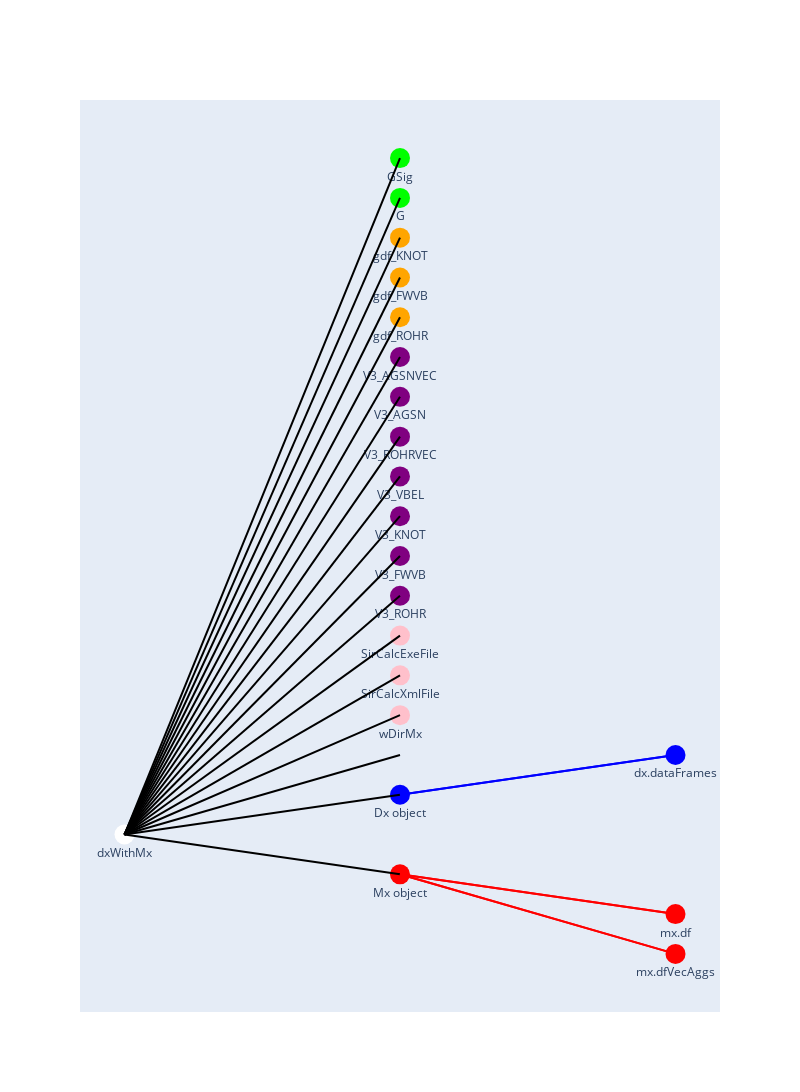

The code cell stored with this chart in its notebook:
### Code cell
import plotly.graph_objects as go

fig = go.Figure()

# Main node
fig.add_trace(go.Scatter(x=[0], y=[0], mode='markers+text', text=['dxWithMx'], textposition='bottom center', marker=dict(size=20, color='white'), name='Main Node'))

# Dx object and its attributes
fig.add_trace(go.Scatter(x=[1], y=[1], mode='markers+text', text=['Dx object'], textposition='bottom center', marker=dict(size=20, color='blue'), name='Dx object'))
fig.add_trace(go.Scatter(x=[2], y=[2], mode='markers+text', text=['dx.dataFrames'], textposition='bottom center', marker=dict(size=20, color='blue'), name='dx.dataFrames'))

# Mx object and its attributes
fig.add_trace(go.Scatter(x=[1], y=[-1], mode='markers+text', text=['Mx object'], textposition='bottom center', marker=dict(size=20, color='red'), name='Mx object'))
fig.add_trace(go.Scatter(x=[2], y=[-2], mode='markers+text', text=['mx.df'], textposition='bottom center', marker=dict(size=20, color='red'), name='mx.df'))
fig.add_trace(go.Scatter(x=[2], y=[-3], mode='markers+text', text=['mx.dfVecAggs'], textposition='bottom center', marker=dict(size=20, color='red'), name='mx.dfVecAggs'))

# Miscellaneous attributes
fig.add_trace(go.Scatter(x=[1], y=[3], mode='markers+text', text=['wDirMx'], textposition='bottom center', marker=dict(size=20, color='pink'), name='wDirMx'))
fig.add_trace(go.Scatter(x=[1], y=[4], mode='markers+text', text=['SirCalcXmlFile'], textposition='bottom center', marker=dict(size=20, color='pink'), name='SirCalcXmlFile'))
fig.add_trace(go.Scatter(x=[1], y=[5], mode='markers+text', text=['SirCalcExeFile'], textposition='bottom center', marker=dict(size=20, color='pink'), name='SirCalcExeFile'))

# pandas-Dfs with Model AND Result Data
fig.add_trace(go.Scatter(x=[1], y=[6], mode='markers+text', text=['V3_ROHR'], textposition='bottom center', marker=dict(size=20, color='purple'), name='V3_ROHR'))
fig.add_trace(go.Scatter(x=[1], y=[7], mode='markers+text', text=['V3_FWVB'], textposition='bottom center', marker=dict(size=20, color='purple'), name='V3_FWVB'))
fig.add_trace(go.Scatter(x=[1], y=[8], mode='markers+text', text=['V3_KNOT'], textposition='bottom center', marker=dict(size=20, color='purple'), name='V3_KNOT'))
fig.add_trace(go.Scatter(x=[1], y=[9], mode='markers+text', text=['V3_VBEL'], textposition='bottom center', marker=dict(size=20, color='purple'), name='V3_VBEL'))
fig.add_trace(go.Scatter(x=[1], y=[10], mode='markers+text', text=['V3_ROHRVEC'], textposition='bottom center', marker=dict(size=20, color='purple'), name='V3_ROHRVEC'))
fig.add_trace(go.Scatter(x=[1], y=[11], mode='markers+text', text=['V3_AGSN'], textposition='bottom center', marker=dict(size=20, color='purple'), name='V3_AGSN'))
fig.add_trace(go.Scatter(x=[1], y=[12], mode='markers+text', text=['V3_AGSNVEC'], textposition='bottom center', marker=dict(size=20, color='purple'), name='V3_AGSNVEC'))

# geopandas-Dfs
fig.add_trace(go.Scatter(x=[1], y=[13], mode='markers+text', text=['gdf_ROHR'], textposition='bottom center', marker=dict(size=20, color='orange'), name='gdf_ROHR'))
fig.add_trace(go.Scatter(x=[1], y=[14], mode='markers+text', text=['gdf_FWVB'], textposition='bottom center', marker=dict(size=20, color='orange'), name='gdf_FWVB'))
fig.add_trace(go.Scatter(x=[1], y=[15], mode='markers+text', text=['gdf_KNOT'], textposition='bottom center', marker=dict(size=20, color='orange'), name='gdf_KNOT'))

# NetworkX-Graphs
fig.add_trace(go.Scatter(x=[1], y=[16], mode='markers+text', text=['G'], textposition='bottom center', marker=dict(size=20, color='lime'), name='G'))
fig.add_trace(go.Scatter(x=[1], y=[17], mode='markers+text', text=['GSig'], textposition='bottom center', marker=dict(size=20, color='lime'), name='GSig'))

# Branches
for i in range(1, 18):
    fig.add_shape(type='line', x0=0, y0=0, x1=1, y1=i, line=dict(color='black', width=2))

# Add edges between dxWithMx and mx
fig.add_shape(type='line', x0=0, y0=0, x1=1, y1=-1, line=dict(color='black', width=2))

# Add edges between Dx object and its children
fig.add_shape(type='line', x0=1, y0=1, x1=2, y1=2, line=dict(color='blue', width=2))

# Add edges between Mx object and its children
fig.add_shape(type='line', x0=1, y0=-1, x1=2, y1=-2, line=dict(color='red', width=2))
fig.add_shape(type='line', x0=1, y0=-1, x1=2, y1=-3, line=dict(color='red', width=2))

# Connect Dx object with its child attributes
fig.add_shape(type='line', x0=1, y0=1, x1=2, y1=2, line=dict(color='blue', width=2))

# Connect Mx object with its child attributes
fig.add_shape(type='line', x0=1, y0=-1, x1=2, y1=-2, line=dict(color='red', width=2))
fig.add_shape(type='line', x0=1, y0=-1, x1=2, y1=-3, line=dict(color='red', width=2))

# Set layout
fig.update_layout(
    title=None,
    xaxis=dict(showgrid=False, zeroline=False, visible=False),
    yaxis=dict(showgrid=False, zeroline=False, visible=False),
    showlegend=False,
    autosize=False,
    width=800,
    height=1200,
)
fig.write_html('interactive_diagram.html')
# Display the figure
fig.show()

### Figure 1 — Plotly figure (JSON) as saved in the notebook; plotly's stock layout.template omitted (floating-point values rounded to 4 significant figures)
{"data": [{"marker": {"color": "white", "size": 20}, "mode": "markers+text", "name": "Main Node", "text": ["dxWithMx"], "textposition": "bottom center", "type": "scatter", "x": [0], "y": [0]}, {"marker": {"color": "blue", "size": 20}, "mode": "markers+text", "name": "Dx object", "text": ["Dx object"], "textposition": "bottom center", "type": "scatter", "x": [1], "y": [1]}, {"marker": {"color": "blue", "size": 20}, "mode": "markers+text", "name": "dx.dataFrames", "text": ["dx.dataFrames"], "textposition": "bottom center", "type": "scatter", "x": [2], "y": [2]}, {"marker": {"color": "red", "size": 20}, "mode": "markers+text", "name": "Mx object", "text": ["Mx object"], "textposition": "bottom center", "type": "scatter", "x": [1], "y": [-1]}, {"marker": {"color": "red", "size": 20}, "mode": "markers+text", "name": "mx.df", "text": ["mx.df"], "textposition": "bottom center", "type": "scatter", "x": [2], "y": [-2]}, {"marker": {"color": "red", "size": 20}, "mode": "markers+text", "name": "mx.dfVecAggs", "text": ["mx.dfVecAggs"], "textposition": "bottom center", "type": "scatter", "x": [2], "y": [-3]}, {"marker": {"color": "pink", "size": 20}, "mode": "markers+text", "name": "wDirMx", "text": ["wDirMx"], "textposition": "bottom center", "type": "scatter", "x": [1], "y": [3]}, {"marker": {"color": "pink", "size": 20}, "mode": "markers+text", "name": "SirCalcXmlFile", "text": ["SirCalcXmlFile"], "textposition": "bottom center", "type": "scatter", "x": [1], "y": [4]}, {"marker": {"color": "pink", "size": 20}, "mode": "markers+text", "name": "SirCalcExeFile", "text": ["SirCalcExeFile"], "textposition": "bottom center", "type": "scatter", "x": [1], "y": [5]}, {"marker": {"color": "purple", "size": 20}, "mode": "markers+text", "name": "V3_ROHR", "text": ["V3_ROHR"], "textposition": "bottom center", "type": "scatter", "x": [1], "y": [6]}, {"marker": {"color": "purple", "size": 20}, "mode": "markers+text", "name": "V3_FWVB", "text": ["V3_FWVB"], "textposition": "bottom center", "type": "scatter", "x": [1], "y": [7]}, {"marker": {"color": "purple", "size": 20}, "mode": "markers+text", "name": "V3_KNOT", "text": ["V3_KNOT"], "textposition": "bottom center", "type": "scatter", "x": [1], "y": [8]}, {"marker": {"color": "purple", "size": 20}, "mode": "markers+text", "name": "V3_VBEL", "text": ["V3_VBEL"], "textposition": "bottom center", "type": "scatter", "x": [1], "y": [9]}, {"marker": {"color": "purple", "size": 20}, "mode": "markers+text", "name": "V3_ROHRVEC", "text": ["V3_ROHRVEC"], "textposition": "bottom center", "type": "scatter", "x": [1], "y": [10]}, {"marker": {"color": "purple", "size": 20}, "mode": "markers+text", "name": "V3_AGSN", "text": ["V3_AGSN"], "textposition": "bottom center", "type": "scatter", "x": [1], "y": [11]}, {"marker": {"color": "purple", "size": 20}, "mode": "markers+text", "name": "V3_AGSNVEC", "text": ["V3_AGSNVEC"], "textposition": "bottom center", "type": "scatter", "x": [1], "y": [12]}, {"marker": {"color": "orange", "size": 20}, "mode": "markers+text", "name": "gdf_ROHR", "text": ["gdf_ROHR"], "textposition": "bottom center", "type": "scatter", "x": [1], "y": [13]}, {"marker": {"color": "orange", "size": 20}, "mode": "markers+text", "name": "gdf_FWVB", "text": ["gdf_FWVB"], "textposition": "bottom center", "type": "scatter", "x": [1], "y": [14]}, {"marker": {"color": "orange", "size": 20}, "mode": "markers+text", "name": "gdf_KNOT", "text": ["gdf_KNOT"], "textposition": "bottom center", "type": "scatter", "x": [1], "y": [15]}, {"marker": {"color": "lime", "size": 20}, "mode": "markers+text", "name": "G", "text": ["G"], "textposition": "bottom center", "type": "scatter", "x": [1], "y": [16]}, {"marker": {"color": "lime", "size": 20}, "mode": "markers+text", "name": "GSig", "text": ["GSig"], "textposition": "bottom center", "type": "scatter", "x": [1], "y": [17]}], "layout": {"autosize": false, "height": 1200, "shapes": [{"line": {"color": "black", "width": 2}, "type": "line", "x0": 0, "x1": 1, "y0": 0, "y1": 1}, {"line": {"color": "black", "width": 2}, "type": "line", "x0": 0, "x1": 1, "y0": 0, "y1": 2}, {"line": {"color": "black", "width": 2}, "type": "line", "x0": 0, "x1": 1, "y0": 0, "y1": 3}, {"line": {"color": "black", "width": 2}, "type": "line", "x0": 0, "x1": 1, "y0": 0, "y1": 4}, {"line": {"color": "black", "width": 2}, "type": "line", "x0": 0, "x1": 1, "y0": 0, "y1": 5}, {"line": {"color": "black", "width": 2}, "type": "line", "x0": 0, "x1": 1, "y0": 0, "y1": 6}, {"line": {"color": "black", "width": 2}, "type": "line", "x0": 0, "x1": 1, "y0": 0, "y1": 7}, {"line": {"color": "black", "width": 2}, "type": "line", "x0": 0, "x1": 1, "y0": 0, "y1": 8}, {"line": {"color": "black", "width": 2}, "type": "line", "x0": 0, "x1": 1, "y0": 0, "y1": 9}, {"line": {"color": "black", "width": 2}, "type": "line", "x0": 0, "x1": 1, "y0": 0, "y1": 10}, {"line": {"color": "black", "width": 2}, "type": "line", "x0": 0, "x1": 1, "y0": 0, "y1": 11}, {"line": {"color": "black", "width": 2}, "type": "line", "x0": 0, "x1": 1, "y0": 0, "y1": 12}, {"line": {"color": "black", "width": 2}, "type": "line", "x0": 0, "x1": 1, "y0": 0, "y1": 13}, {"line": {"color": "black", "width": 2}, "type": "line", "x0": 0, "x1": 1, "y0": 0, "y1": 14}, {"line": {"color": "black", "width": 2}, "type": "line", "x0": 0, "x1": 1, "y0": 0, "y1": 15}, {"line": {"color": "black", "width": 2}, "type": "line", "x0": 0, "x1": 1, "y0": 0, "y1": 16}, {"line": {"color": "black", "width": 2}, "type": "line", "x0": 0, "x1": 1, "y0": 0, "y1": 17}, {"line": {"color": "black", "width": 2}, "type": "line", "x0": 0, "x1": 1, "y0": 0, "y1": -1}, {"line": {"color": "blue", "width": 2}, "type": "line", "x0": 1, "x1": 2, "y0": 1, "y1": 2}, {"line": {"color": "red", "width": 2}, "type": "line", "x0": 1, "x1": 2, "y0": -1, "y1": -2}, {"line": {"color": "red", "width": 2}, "type": "line", "x0": 1, "x1": 2, "y0": -1, "y1": -3}, {"line": {"color": "blue", "width": 2}, "type": "line", "x0": 1, "x1": 2, "y0": 1, "y1": 2}, {"line": {"color": "red", "width": 2}, "type": "line", "x0": 1, "x1": 2, "y0": -1, "y1": -2}, {"line": {"color": "red", "width": 2}, "type": "line", "x0": 1, "x1": 2, "y0": -1, "y1": -3}], "showlegend": false, "title": {}, "width": 800, "xaxis": {"autorange": true, "range": [-0.1615, 2.162], "showgrid": false, "type": "linear", "visible": false, "zeroline": false}, "yaxis": {"autorange": true, "range": [-4.422, 18.42], "showgrid": false, "type": "linear", "visible": false, "zeroline": false}}}
